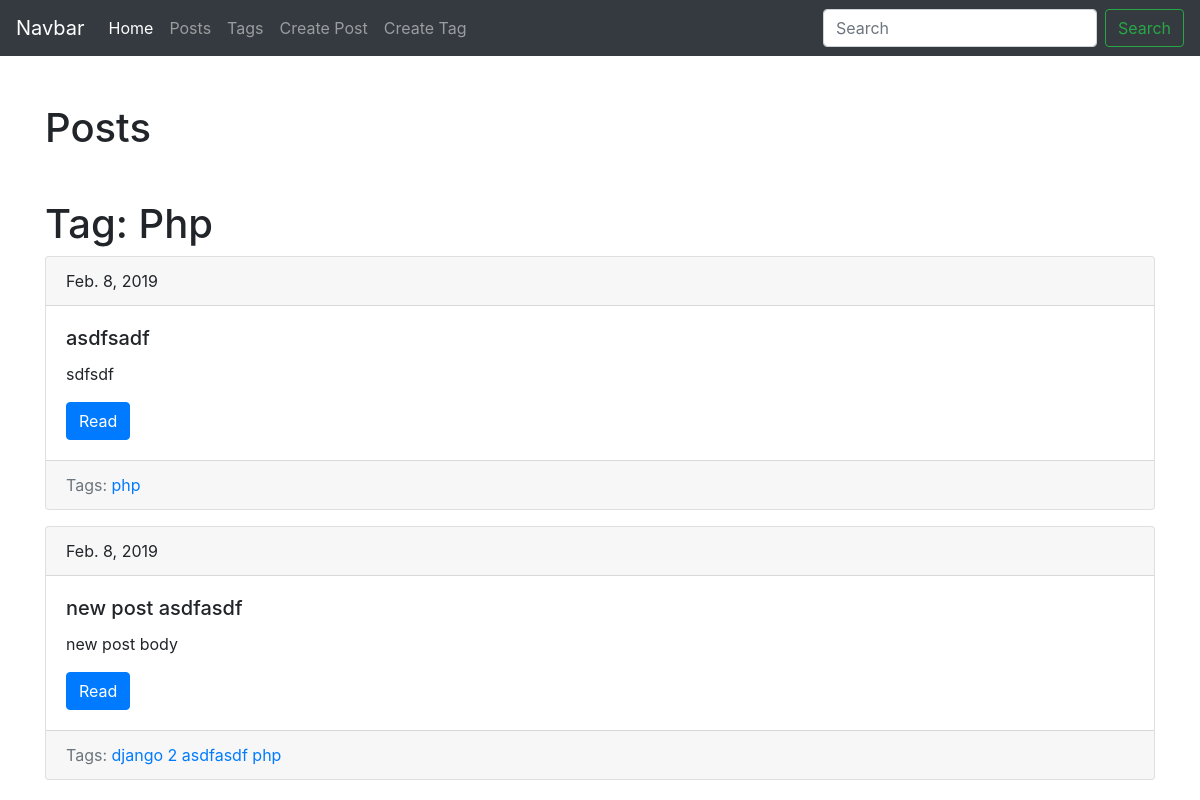
Screenshot of /blog/tag/php/ with the database file from the repository.
### blog/models.py (models this page shows, shortened)
class Tag(models.Model):
    title = models.CharField(max_length=50)
    slug = models.CharField(max_length=50, unique=True)
    def get_absolute_url(self):
        return reverse('blog_tag_detail', kwargs={'slug': self.slug})

class Post(models.Model):
    title = models.CharField(max_length=150, db_index=True)
    slug = models.CharField(max_length=150, unique=True)
    body = models.TextField(blank=True, db_index=True)
    date_pub = models.DateTimeField(auto_now_add=True)
    tags = models.ManyToManyField('Tag', blank=True, related_name='posts')
    def get_absolute_url(self):
        return reverse('blog_post_detail', kwargs={'slug': self.slug})

### blog/views.py (the view)
# urls.py: path('tag/<str:slug>/', TagDetail.as_view(), name='blog_tag_detail'),
class TagDetail(ObjectDetailMixin, View):
    model = Tag
    template = 'blog/tag_detail.html'

### blog/utils.py (called while the page is built)
    def get(self, request, slug):
        obj = get_object_or_404(self.model, slug__iexact=slug)
        return render(request, self.template, context={
            self.model.__name__.lower(): obj,
            'detail': True,
            'admin_object': obj
        })

### blog/templates/blog/tag_detail.html (shortened to what this page needs)
{% extends 'blog/base.html' %}
{% block content %}
    <h1 class="mt-5">Tag: {{ tag.title | title }}</h1>
    {% for item in tag.posts.all %}
        {% include 'blog/includes/post_card_template.html' %}
    {% endfor %}
{% endblock %}

### blog/templates/blog/includes/post_card_template.html
<div class="card mb-3">
    <div class="card-header">
        {{ item.date_pub.date }}
    </div>
    <div class="card-body">
        <h5 class="card-title">{{ item.title }}</h5>
        <p class="card-text">{{ item.body | truncatewords:15 }}</p>
        <a href="{{ item.get_absolute_url }}" class="btn btn-primary">Read</a>
    </div>
  <div class="card-footer text-muted">
  Tags:
      {% for tag in item.tags.all %}
          <a href="{{ tag.get_absolute_url }}">{{ tag.title }}</a>
      {% endfor %}
  </div>
</div>

### rows the page displays
Tag: title "Php", title "php"
Post: date_pub "Feb. 8, 2019", title "asdfsadf", body "sdfsdf"
Post: date_pub "Feb. 8, 2019", title "new post asdfasdf", body "new post body"
Tag: title "django 2 asdfasdf"
